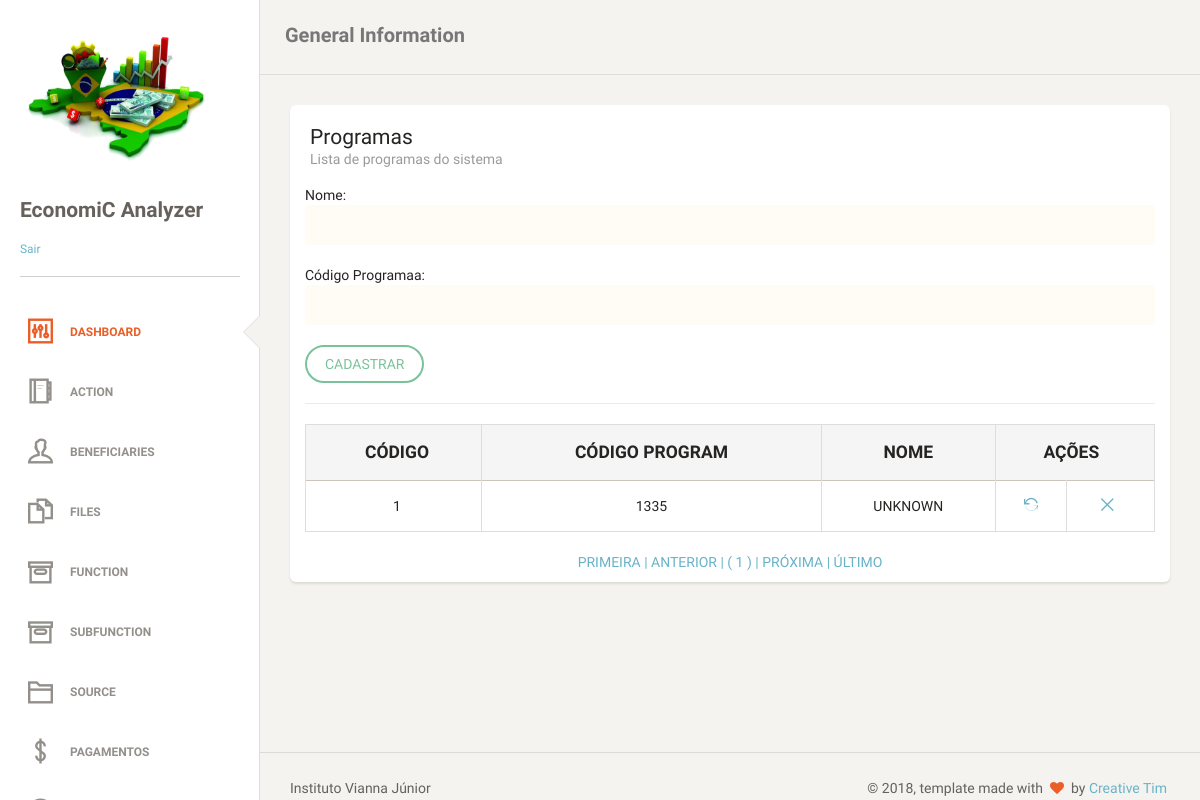
Screenshot of /programs.php (signed in) with the database file from the repository.
### tables this page shows
CREATE TABLE `tb_program` (
  `id_program` int(11) NOT NULL AUTO_INCREMENT,
  `str_cod_program` varchar(4) NOT NULL,
  `str_name_program` varchar(255) DEFAULT NULL,
  PRIMARY KEY (`id_program`),
  UNIQUE KEY `str_cod_program_UNIQUE` (`str_cod_program`)
);

### dao/programsDAO.php (the view, shortened to what this page needs)
<?php
require_once "classes/programs.php";
class programsDAO
{
    public function tabelapaginada()
    {
        global $pdo;
        $endereco = $_SERVER ['PHP_SELF'];
        $pagina_atual = (isset($_GET['page']) && is_numeric($_GET['page'])) ? $_GET['page'] : 1;
        $linha_inicial = ($pagina_atual - 1) * QTDE_REGISTROS;
        $sql = "SELECT id_program, str_cod_program, str_name_program FROM tb_program LIMIT {$linha_inicial}, " . QTDE_REGISTROS;
        $statement = $pdo->prepare($sql);
        $statement->execute();
        $dados = $statement->fetchAll(PDO::FETCH_OBJ);
        $sqlContador = "SELECT COUNT(*) AS total_registros FROM tb_program";
        $statement = $pdo->prepare($sqlContador);
        $statement->execute();
        $valor = $statement->fetch(PDO::FETCH_OBJ);
        $primeira_pagina = 1;
        $ultima_pagina = ceil($valor->total_registros / QTDE_REGISTROS);
        $pagina_anterior = ($pagina_atual > 1) ? $pagina_atual - 1 : 0;
        $proxima_pagina = ($pagina_atual < $ultima_pagina) ? $pagina_atual + 1 : 0;
        $range_inicial = (($pagina_atual - RANGE_PAGINAS) >= 1) ? $pagina_atual - RANGE_PAGINAS : 1;
        $range_final = (($pagina_atual + RANGE_PAGINAS) <= $ultima_pagina) ? $pagina_atual + RANGE_PAGINAS : $ultima_pagina;
        $exibir_botao_inicio = ($range_inicial < $pagina_atual) ? 'mostrar' : 'esconder';
        $exibir_botao_final = ($range_final > $pagina_atual) ? 'mostrar' : 'esconder';
        if (!empty($dados)):
            echo "
     <table class='table table-striped table-bordered'>
     <thead>
       <tr style='text-transform: uppercase;' class='active'>
        <th style='text-align: center; font-weight: bolder;'>Código</th>
        <th style='text-align: center; font-weight: bolder;'>Código Program</th>
        <th style='text-align: center; font-weight: bolder;'>Nome</th>
        <th style='text-align: center; font-weight: bolder;' colspan='2'>Ações</th>
       </tr>
     </thead>
     <tbody>";
            foreach ($dados as $prog):
                echo "<tr>
        <td style='text-align: center'>$prog->id_program</td>
        <td style='text-align: center'>$prog->str_cod_program</td>
        <td style='text-align: center'>$prog->str_name_program</td>
        <td style='text-align: center'><a href='?act=upd&id=$prog->id_program' title='Alterar'><i class='ti-reload'></i></a></td>
        <td style='text-align: center'><a href='?act=del&id=$prog->id_program' title='Remover'><i class='ti-close'></i></a></td>
       </tr>";
            endforeach;
            echo "
</tbody>
     </table>
     <div class='box-paginacao' style='text-align: center'>
       <a class='box-navegacao  $exibir_botao_inicio' href='$endereco?page=$primeira_pagina' title='Primeira Página'> PRIMEIRA  |</a>
       <a class='box-navegacao  $exibir_botao_inicio' href='$endereco?page=$pagina_anterior' title='Página Anterior'> ANTERIOR  |</a>
";
            for ($i = $range_inicial; $i <= $range_final; $i++):
                $destaque = ($i == $pagina_atual) ? 'destaque' : '';
                echo "<a class='box-numero $destaque' href='$endereco?page=$i'> ( $i ) </a>";
            endfor;
            echo "<a class='box-navegacao $exibir_botao_final' href='$endereco?page=$proxima_pagina' title='Próxima Página'>| PRÓXIMA  </a>
                  <a class='box-navegacao $exibir_botao_final' href='$endereco?page=$ultima_pagina'  title='Última Página'>| ÚLTIMO  </a>
     </div>";
        else:
            echo "<p class='bg-danger'>Nenhum registro foi encontrado!</p>
     ";
        endif;
    }
}

### rows the page displays
tb_program: id_program "1", str_cod_program "1335", str_name_program "UNKNOWN"
